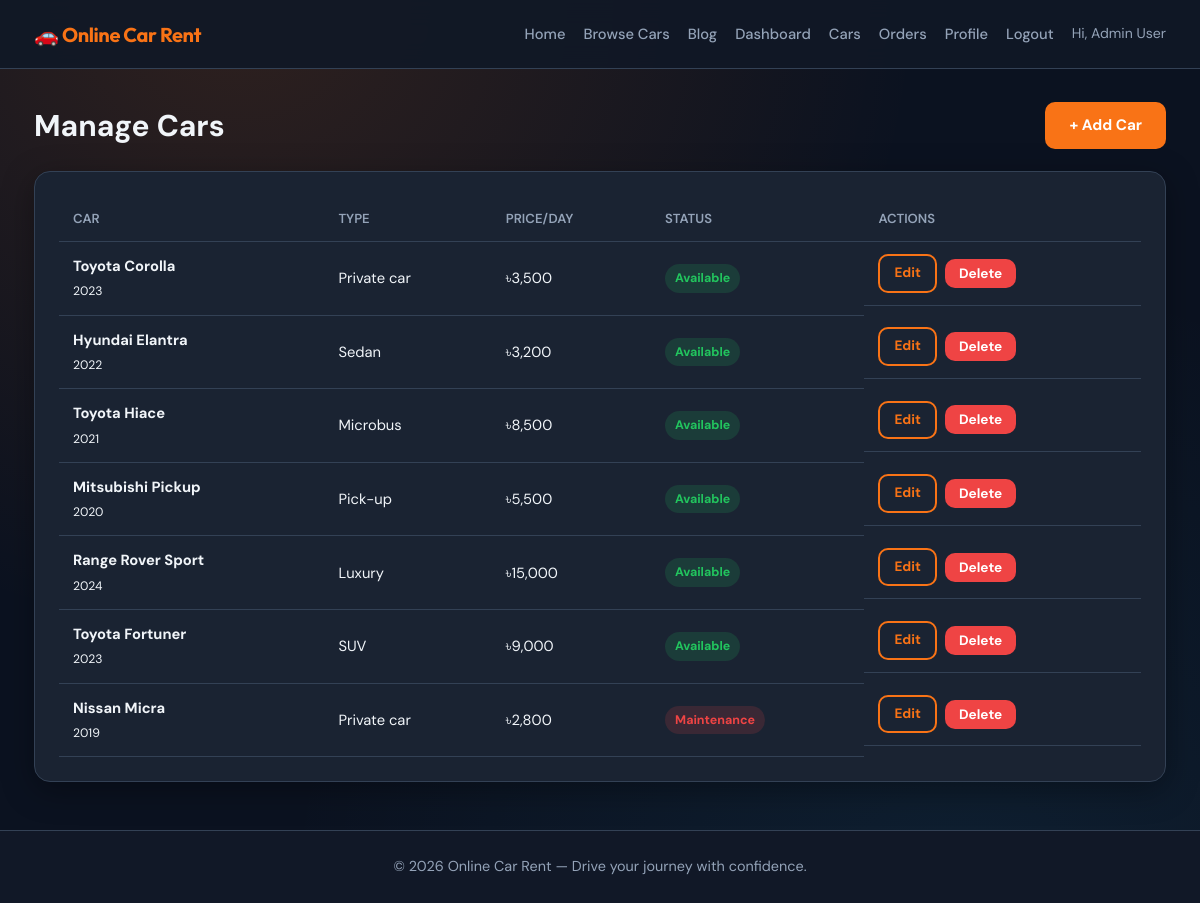
The page /index.php?route=/admin/cars (signed in) on the database its author committed.
### tables this page shows
CREATE TABLE cars (
    id INT UNSIGNED AUTO_INCREMENT PRIMARY KEY,
    name VARCHAR(160) NOT NULL,
    model VARCHAR(120) NOT NULL,
    type VARCHAR(80) NOT NULL,
    price_per_day DECIMAL(10,2) NOT NULL,
    availability_status ENUM('available', 'unavailable', 'maintenance') NOT NULL DEFAULT 'available',
    image_path VARCHAR(255) DEFAULT NULL,
    description TEXT NOT NULL,
    created_at TIMESTAMP DEFAULT CURRENT_TIMESTAMP
);

### includes/bootstrap.php (called while the page is built, shortened)
<?php
require_once dirname(__DIR__) . '/config/database.php';
require_once __DIR__ . '/Security.php';
function view(string $name, array $data = []): void
{
    extract($data, EXTR_SKIP);
    $viewFile = ROOT_DIR . '/views/' . $name . '.php';
    require ROOT_DIR . '/views/layouts/header.php';
    require $viewFile;
    require ROOT_DIR . '/views/layouts/footer.php';
}
function app_url(string $path = '/'): string
{
    $index = rtrim(BASE_URL, '/') . '/index.php';
    $path = '/' . trim($path, '/');
    if ($path !== '/') {
        $path = rtrim($path, '/') ?: '/';
    }
    if ($path === '/') {
        return $index;
    }
    return $index . '?route=' . rawurlencode($path);
}
function app_link(string $path, array $query = []): string
{
    $url = app_url($path);
    if ($query) {
        $url .= (str_contains($url, '?') ? '&' : '?') . http_build_query($query);
    }
    return $url;
}

### controllers/AdminController.php (called while the page is built, shortened)
<?php
class AdminController
{
    private CarModel $cars;
    public function __construct()
    {
        $this->cars = new CarModel();
    }
    public function cars(): void
    {
        view('admin/cars/index', [
            'title' => 'Manage Cars',
            'cars' => $this->cars->all(),
        ]);
    }
}

### index.php (called while the page is built, shortened)
<?php
require_once __DIR__ . '/includes/bootstrap.php';
$method = $_SERVER['REQUEST_METHOD'];
$uri = parse_url($_SERVER['REQUEST_URI'] ?? '/', PHP_URL_PATH) ?: '/';
$base = rtrim(BASE_URL, '/');
if ($base !== '' && strncmp($uri, $base, strlen($base)) === 0) {
    $uri = substr($uri, strlen($base)) ?: '/';
}
$uri = '/' . trim($uri, '/');
if ($uri !== '/') {
    $uri = rtrim($uri, '/') ?: '/';
}
if ($uri === '/index.php') {
    $uri = '/';
}
if (isset($_GET['route'])) {
    $uri = '/' . trim((string) $_GET['route'], '/');
    if ($uri !== '/') {
        $uri = rtrim($uri, '/') ?: '/';
    }
}
$routes = require ROOT_DIR . '/config/routes.php';
$handler = null;
if ($method === 'GET' && isset($routes['GET_API'][$uri])) {
    $handler = $routes['GET_API'][$uri];
} elseif (isset($routes[$method][$uri])) {
    $handler = $routes[$method][$uri];
}
[$class, $action] = $handler;
$controller = new $class();
$controller->$action();

### config/database.php (called while the page is built, shortened)
<?php
function db(): PDO
{
    static $pdo = null;
    $host = defined('DB_HOST') ? DB_HOST : '127.0.0.1';
    $port = defined('DB_PORT') ? DB_PORT : '3306';
    $name = defined('DB_NAME') ? DB_NAME : 'project5';
    $user = defined('DB_USER') ? DB_USER : 'root';
    $pass = defined('DB_PASS') ? DB_PASS : '';
    $dsn = "mysql:host={$host};port={$port};dbname={$name};charset=utf8mb4";
    try {
        $pdo = new PDO($dsn, $user, $pass, [
            PDO::ATTR_ERRMODE => PDO::ERRMODE_EXCEPTION,
            PDO::ATTR_DEFAULT_FETCH_MODE => PDO::FETCH_ASSOC,
        ]);
    } catch (PDOException $e) {
        $isRefused = str_contains($e->getMessage(), '2002') || str_contains($e->getMessage(), 'actively refused');
        if ($isRefused) {
            dbConnectionError(
                'MySQL is not running',
                '<p><strong>Fix:</strong> Open <strong>XAMPP Control Panel</strong> → start <strong>MySQL</strong>, then refresh.</p>'
            );
        }
        if (str_contains($e->getMessage(), 'Unknown database')) {
            dbConnectionError(
                'Database not found',
                '<p><strong>Fix:</strong> Import <code>database.sql</code> in phpMyAdmin (creates database <code>project5</code>).</p>'
            );
        }
        if (str_contains($e->getMessage(), 'could not find driver')) {
            dbConnectionError(
                'PHP MySQL driver missing',
                '<p>Enable <code>extension=pdo_mysql</code> in php.ini and restart Apache.</p>'
            );
        }
        dbConnectionError('Database connection failed', '<p>' . htmlspecialchars($e->getMessage(), ENT_QUOTES) . '</p>');
    }
    return $pdo;
}

### models/CarModel.php (called while the page is built, shortened)
<?php
class CarModel
{
    public function all(?string $type = null, ?string $search = null): array
    {
        $sql = 'SELECT * FROM cars WHERE 1=1';
        $params = [];
        $sql .= ' ORDER BY created_at DESC';
        $st = db()->prepare($sql);
        $st->execute($params);
        return $st->fetchAll();
    }
}

### includes/Security.php (called while the page is built, shortened)
<?php
class Security
{
    public static function e(?string $value): string
    {
        return htmlspecialchars((string) $value, ENT_QUOTES, 'UTF-8');
    }
}

### views/admin/cars/index.php (the view, shortened to what this page needs)
<div class="admin-header">
    <h1>Manage Cars</h1>
    <a class="btn" href="<?= app_url('/admin/cars/create') ?>">+ Add Car</a>
</div>
<div class="table-wrap card">
    <table class="data-table">
        <thead>
            <tr>
                <th>Car</th>
                <th>Type</th>
                <th>Price/Day</th>
                <th>Status</th>
                <th>Actions</th>
            </tr>
        </thead>
        <tbody>
            <?php foreach ($cars as $car): ?>
                <tr>
                    <td>
                        <strong><?= Security::e($car['name']) ?></strong><br>
                        <small><?= Security::e($car['model']) ?></small>
                    </td>
                    <td><?= Security::e($car['type']) ?></td>
                    <td>৳<?= number_format((float) $car['price_per_day'], 0) ?></td>
                    <td><span class="status-pill status-<?= Security::e($car['availability_status']) ?>"><?= Security::e(ucfirst($car['availability_status'])) ?></span></td>
                    <td class="actions-cell">
                        <a class="btn btn-sm btn-outline" href="<?= app_link('/admin/cars/edit', ['id' => (int) $car['id']]) ?>">Edit</a>
                        <form method="post" action="<?= app_url('/admin/cars/delete') ?>" class="inline-form" onsubmit="return confirm('Delete this car?');">
                            <button type="submit" class="btn btn-sm danger">Delete</button>
                        </form>
                    </td>
                </tr>
            <?php endforeach; ?>
        </tbody>
    </table>
</div>

### public/css/base.css (style rules this page uses)
:root { --bg: #0b1220; --bg-soft: #111827; --surface: #1a2332; --surface-light: #243044; --text: #f1f5f9; --text-muted: #94a3b8; --primary: #f97316; --primary-dark: #ea580c; --accent: #38bdf8; --accent-soft: rgba(56, 189, 248, 0.12); --danger: #ef4444; --success: #22c55e; --border: #334155; --shadow: 0 8px 32px rgba(0, 0, 0, 0.35); --radius: 16px; --radius-sm: 10px; --nav-h: 68px; --font: 'DM Sans', system-ui, sans-serif; --font-display: 'Outfit', system-ui, sans-serif; --max-w: 1180px; }
*, *::before, *::after { box-sizing: border-box; margin: 0; padding: 0; }
body { font-family: var(--font); background: var(--bg); background-image: radial-gradient(ellipse at 20% 0%, rgba(249, 115, 22, 0.15) 0%, transparent 50%), radial-gradient(ellipse at 80% 100%, rgba(56, 189, 248, 0.08) 0%, transparent 50%); color: var(--text); font-size: 15px; line-height: 1.65; min-height: 100vh; }
a { color: var(--accent); text-decoration: none; }

### public/css/components.css (style rules this page uses)
.btn { display: inline-flex; align-items: center; justify-content: center; padding: 11px 24px; background: var(--primary); color: #fff !important; border: none; border-radius: var(--radius-sm); font-weight: 700; font-family: inherit; cursor: pointer; font-size: 0.95rem; transition: background 0.2s, transform 0.15s; }
.btn-outline { background: transparent; color: var(--primary) !important; border: 2px solid var(--primary); }
.btn-sm { padding: 6px 14px; font-size: 0.85rem; }
.danger { color: var(--danger) !important; border-color: var(--danger) !important; }
.btn.danger { background: var(--danger); color: #fff !important; border: none; }
.card { background: var(--surface); border: 1px solid var(--border); border-radius: var(--radius); padding: 24px; box-shadow: var(--shadow); }
.table-wrap { overflow-x: auto; }
.data-table { width: 100%; border-collapse: collapse; font-size: 0.92rem; }
.data-table th, .data-table td { padding: 12px 14px; text-align: left; border-bottom: 1px solid var(--border); }
.data-table th { color: var(--text-muted); font-weight: 600; font-size: 0.82rem; text-transform: uppercase; }
.status-pill { display: inline-block; padding: 4px 10px; border-radius: 999px; font-size: 0.78rem; font-weight: 700; }
.status-available { background: rgba(34, 197, 94, 0.15); color: var(--success); }
.status-unavailable, .status-maintenance { background: rgba(239, 68, 68, 0.15); color: var(--danger); }
.admin-header { display: flex; justify-content: space-between; align-items: center; margin-bottom: 20px; flex-wrap: wrap; gap: 12px; }
.inline-form { display: inline; }
.actions-cell { display: flex; gap: 8px; flex-wrap: wrap; align-items: center; }

### rows shown on the page
cars: name "Toyota Corolla", model "2023", type "Private car", price_per_day "3,500", availability_status "Available"
cars: name "Hyundai Elantra", model "2022", type "Sedan", price_per_day "3,200", availability_status "Available"
cars: name "Toyota Hiace", model "2021", type "Microbus", price_per_day "8,500", availability_status "Available"
cars: name "Mitsubishi Pickup", model "2020", type "Pick-up", price_per_day "5,500", availability_status "Available"
cars: name "Range Rover Sport", model "2024", type "Luxury", price_per_day "15,000", availability_status "Available"
cars: name "Toyota Fortuner", model "2023", type "SUV", price_per_day "9,000", availability_status "Available"
cars: name "Nissan Micra", model "2019", type "Private car", price_per_day "2,800", availability_status "Maintenance"

### other values the page prints
Security::e(APP_NAME) "Online Car Rent"
Security::e($authUser['name']) "Admin User"
